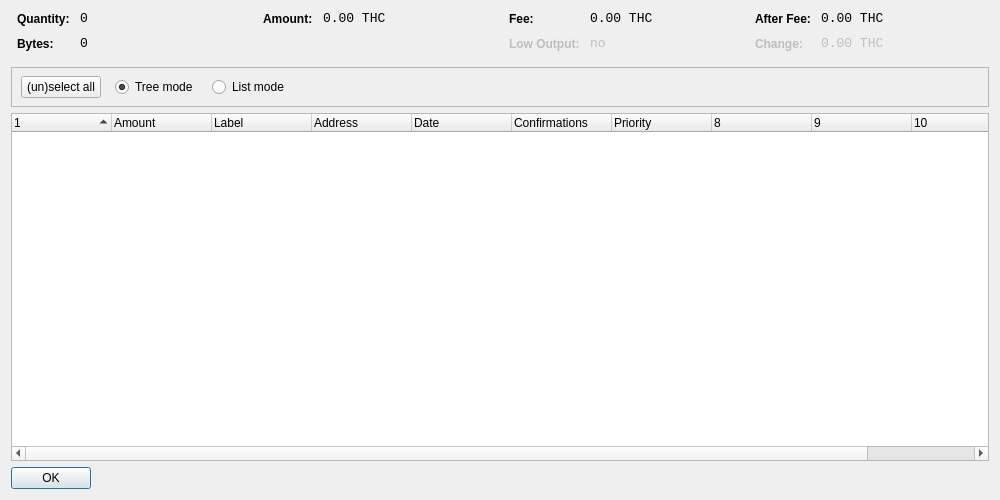
<?xml version="1.0" encoding="UTF-8"?>
<ui version="4.0">
 <class>CoinControlDialog</class>
 <widget class="QDialog" name="CoinControlDialog">
  <property name="geometry">
   <rect>
    <x>0</x>
    <y>0</y>
    <width>1000</width>
    <height>500</height>
   </rect>
  </property>
  <property name="windowTitle">
   <string>Coin Control</string>
  </property>
  <layout class="QVBoxLayout" name="verticalLayout">
   <item>
    <layout class="QHBoxLayout" name="horizontalLayoutTop" stretch="0,0,0,0">
     <property name="topMargin">
      <number>0</number>
     </property>
     <property name="bottomMargin">
      <number>10</number>
     </property>
     <item>
      <layout class="QFormLayout" name="formLayoutCoinControl1">
       <property name="horizontalSpacing">
        <number>10</number>
       </property>
       <property name="verticalSpacing">
        <number>10</number>
       </property>
       <property name="leftMargin">
        <number>6</number>
       </property>
       <property name="rightMargin">
        <number>6</number>
       </property>
       <item row="0" column="0">
        <widget class="QLabel" name="labelCoinControlQuantityText">
         <property name="styleSheet">
          <string notr="true">font-weight:bold;</string>
         </property>
         <property name="text">
          <string>Quantity:</string>
         </property>
        </widget>
       </item>
       <item row="0" column="1">
        <widget class="QLabel" name="labelCoinControlQuantity">
         <property name="font">
          <font>
           <family>Monospace</family>
           <pointsize>10</pointsize>
          </font>
         </property>
         <property name="cursor">
          <cursorShape>IBeamCursor</cursorShape>
         </property>
         <property name="contextMenuPolicy">
          <enum>Qt::ActionsContextMenu</enum>
         </property>
         <property name="text">
          <string notr="true">0</string>
         </property>
         <property name="textInteractionFlags">
          <set>Qt::LinksAccessibleByMouse|Qt::TextSelectableByKeyboard|Qt::TextSelectableByMouse</set>
         </property>
        </widget>
       </item>
       <item row="1" column="0">
        <widget class="QLabel" name="labelCoinControlBytesText">
         <property name="styleSheet">
          <string notr="true">font-weight:bold;</string>
         </property>
         <property name="text">
          <string>Bytes:</string>
         </property>
        </widget>
       </item>
       <item row="1" column="1">
        <widget class="QLabel" name="labelCoinControlBytes">
         <property name="font">
          <font>
           <family>Monospace</family>
           <pointsize>10</pointsize>
          </font>
         </property>
         <property name="cursor">
          <cursorShape>IBeamCursor</cursorShape>
         </property>
         <property name="contextMenuPolicy">
          <enum>Qt::ActionsContextMenu</enum>
         </property>
         <property name="text">
          <string notr="true">0</string>
         </property>
         <property name="textInteractionFlags">
          <set>Qt::LinksAccessibleByMouse|Qt::TextSelectableByKeyboard|Qt::TextSelectableByMouse</set>
         </property>
        </widget>
       </item>
      </layout>
     </item>
     <item>
      <layout class="QFormLayout" name="formLayoutCoinControl2">
       <property name="horizontalSpacing">
        <number>10</number>
       </property>
       <property name="verticalSpacing">
        <number>10</number>
       </property>
       <property name="leftMargin">
        <number>6</number>
       </property>
       <property name="rightMargin">
        <number>6</number>
       </property>
       <item row="0" column="0">
        <widget class="QLabel" name="labelCoinControlAmountText">
         <property name="styleSheet">
          <string notr="true">font-weight:bold;</string>
         </property>
         <property name="text">
          <string>Amount:</string>
         </property>
        </widget>
       </item>
       <item row="0" column="1">
        <widget class="QLabel" name="labelCoinControlAmount">
         <property name="font">
          <font>
           <family>Monospace</family>
           <pointsize>10</pointsize>
          </font>
         </property>
         <property name="cursor">
          <cursorShape>IBeamCursor</cursorShape>
         </property>
         <property name="contextMenuPolicy">
          <enum>Qt::ActionsContextMenu</enum>
         </property>
         <property name="text">
          <string notr="true">0.00 THC</string>
         </property>
         <property name="textInteractionFlags">
          <set>Qt::LinksAccessibleByMouse|Qt::TextSelectableByKeyboard|Qt::TextSelectableByMouse</set>
         </property>
        </widget>
       </item>
      </layout>
     </item>
     <item>
      <layout class="QFormLayout" name="formLayoutCoinControl3">
       <property name="horizontalSpacing">
        <number>10</number>
       </property>
       <property name="verticalSpacing">
        <number>10</number>
       </property>
       <property name="leftMargin">
        <number>6</number>
       </property>
       <property name="rightMargin">
        <number>6</number>
       </property>
       <item row="0" column="0">
        <widget class="QLabel" name="labelCoinControlFeeText">
         <property name="styleSheet">
          <string notr="true">font-weight:bold;</string>
         </property>
         <property name="text">
          <string>Fee:</string>
         </property>
        </widget>
       </item>
       <item row="0" column="1">
        <widget class="QLabel" name="labelCoinControlFee">
         <property name="font">
          <font>
           <family>Monospace</family>
           <pointsize>10</pointsize>
          </font>
         </property>
         <property name="cursor">
          <cursorShape>IBeamCursor</cursorShape>
         </property>
         <property name="contextMenuPolicy">
          <enum>Qt::ActionsContextMenu</enum>
         </property>
         <property name="text">
          <string notr="true">0.00 THC</string>
         </property>
         <property name="textInteractionFlags">
          <set>Qt::LinksAccessibleByMouse|Qt::TextSelectableByKeyboard|Qt::TextSelectableByMouse</set>
         </property>
        </widget>
       </item>
       <item row="1" column="0">
        <widget class="QLabel" name="labelCoinControlLowOutputText">
         <property name="enabled">
          <bool>false</bool>
         </property>
         <property name="styleSheet">
          <string notr="true">font-weight:bold;</string>
         </property>
         <property name="text">
          <string>Low Output:</string>
         </property>
        </widget>
       </item>
       <item row="1" column="1">
        <widget class="QLabel" name="labelCoinControlLowOutput">
         <property name="enabled">
          <bool>false</bool>
         </property>
         <property name="font">
          <font>
           <family>Monospace</family>
           <pointsize>10</pointsize>
          </font>
         </property>
         <property name="cursor">
          <cursorShape>IBeamCursor</cursorShape>
         </property>
         <property name="contextMenuPolicy">
          <enum>Qt::ActionsContextMenu</enum>
         </property>
         <property name="text">
          <string notr="true">no</string>
         </property>
         <property name="textInteractionFlags">
          <set>Qt::LinksAccessibleByMouse|Qt::TextSelectableByKeyboard|Qt::TextSelectableByMouse</set>
         </property>
        </widget>
       </item>
      </layout>
     </item>
     <item>
      <layout class="QFormLayout" name="formLayoutCoinControl4">
       <property name="horizontalSpacing">
        <number>10</number>
       </property>
       <property name="verticalSpacing">
        <number>10</number>
       </property>
       <property name="leftMargin">
        <number>6</number>
       </property>
       <property name="rightMargin">
        <number>6</number>
       </property>
       <item row="0" column="0">
        <widget class="QLabel" name="labelCoinControlAfterFeeText">
         <property name="styleSheet">
          <string notr="true">font-weight:bold;</string>
         </property>
         <property name="text">
          <string>After Fee:</string>
         </property>
        </widget>
       </item>
       <item row="0" column="1">
        <widget class="QLabel" name="labelCoinControlAfterFee">
         <property name="font">
          <font>
           <family>Monospace</family>
           <pointsize>10</pointsize>
          </font>
         </property>
         <property name="cursor">
          <cursorShape>IBeamCursor</cursorShape>
         </property>
         <property name="contextMenuPolicy">
          <enum>Qt::ActionsContextMenu</enum>
         </property>
         <property name="text">
          <string notr="true">0.00 THC</string>
         </property>
         <property name="textInteractionFlags">
          <set>Qt::LinksAccessibleByMouse|Qt::TextSelectableByKeyboard|Qt::TextSelectableByMouse</set>
         </property>
        </widget>
       </item>
       <item row="1" column="0">
        <widget class="QLabel" name="labelCoinControlChangeText">
         <property name="enabled">
          <bool>false</bool>
         </property>
         <property name="styleSheet">
          <string notr="true">font-weight:bold;</string>
         </property>
         <property name="text">
          <string>Change:</string>
         </property>
        </widget>
       </item>
       <item row="1" column="1">
        <widget class="QLabel" name="labelCoinControlChange">
         <property name="enabled">
          <bool>false</bool>
         </property>
         <property name="font">
          <font>
           <family>Monospace</family>
           <pointsize>10</pointsize>
          </font>
         </property>
         <property name="cursor">
          <cursorShape>IBeamCursor</cursorShape>
         </property>
         <property name="contextMenuPolicy">
          <enum>Qt::ActionsContextMenu</enum>
         </property>
         <property name="text">
          <string notr="true">0.00 THC</string>
         </property>
         <property name="textInteractionFlags">
          <set>Qt::LinksAccessibleByMouse|Qt::TextSelectableByKeyboard|Qt::TextSelectableByMouse</set>
         </property>
        </widget>
       </item>
      </layout>
     </item>
    </layout>
   </item>
   <item>
    <widget class="QFrame" name="frame">
     <property name="minimumSize">
      <size>
       <width>0</width>
       <height>40</height>
      </size>
     </property>
     <property name="frameShape">
      <enum>QFrame::StyledPanel</enum>
     </property>
     <property name="frameShadow">
      <enum>QFrame::Sunken</enum>
     </property>
     <widget class="QWidget" name="horizontalLayoutWidget">
      <property name="geometry">
       <rect>
        <x>10</x>
        <y>0</y>
        <width>781</width>
        <height>41</height>
       </rect>
      </property>
      <layout class="QHBoxLayout" name="horizontalLayoutPanel" stretch="0,0,0,0,0">
       <property name="spacing">
        <number>14</number>
       </property>
       <item>
        <widget class="QPushButton" name="pushButtonSelectAll">
         <property name="sizePolicy">
          <sizepolicy hsizetype="Maximum" vsizetype="Fixed">
           <horstretch>0</horstretch>
           <verstretch>0</verstretch>
          </sizepolicy>
         </property>
         <property name="text">
          <string>(un)select all</string>
         </property>
        </widget>
       </item>
       <item>
        <widget class="QRadioButton" name="radioTreeMode">
         <property name="sizePolicy">
          <sizepolicy hsizetype="Maximum" vsizetype="Fixed">
           <horstretch>0</horstretch>
           <verstretch>0</verstretch>
          </sizepolicy>
         </property>
         <property name="text">
          <string>Tree mode</string>
         </property>
         <property name="checked">
          <bool>true</bool>
         </property>
        </widget>
       </item>
       <item>
        <widget class="QRadioButton" name="radioListMode">
         <property name="sizePolicy">
          <sizepolicy hsizetype="Maximum" vsizetype="Fixed">
           <horstretch>0</horstretch>
           <verstretch>0</verstretch>
          </sizepolicy>
         </property>
         <property name="text">
          <string>List mode</string>
         </property>
        </widget>
       </item>
       <item>
        <spacer name="horizontalSpacer">
         <property name="orientation">
          <enum>Qt::Horizontal</enum>
         </property>
         <property name="sizeHint" stdset="0">
          <size>
           <width>40</width>
           <height>20</height>
          </size>
         </property>
        </spacer>
       </item>
      </layout>
     </widget>
    </widget>
   </item>
   <item>
    <widget class="CoinControlTreeWidget" name="treeWidget">
     <property name="contextMenuPolicy">
      <enum>Qt::CustomContextMenu</enum>
     </property>
     <property name="sortingEnabled">
      <bool>false</bool>
     </property>
     <property name="columnCount">
      <number>11</number>
     </property>
     <attribute name="headerShowSortIndicator" stdset="0">
      <bool>true</bool>
     </attribute>
     <attribute name="headerStretchLastSection">
      <bool>false</bool>
     </attribute>
     <column>
      <property name="text">
       <string/>
      </property>
     </column>
     <column>
      <property name="text">
       <string>Amount</string>
      </property>
     </column>
     <column>
      <property name="text">
       <string>Label</string>
      </property>
     </column>
     <column>
      <property name="text">
       <string>Address</string>
      </property>
     </column>
     <column>
      <property name="text">
       <string>Date</string>
      </property>
     </column>
     <column>
      <property name="text">
       <string>Confirmations</string>
      </property>
      <property name="toolTip">
       <string>Confirmed</string>
      </property>
     </column>
     <column>
      <property name="text">
       <string>Priority</string>
      </property>
     </column>
     <column>
      <property name="text">
       <string/>
      </property>
     </column>
     <column>
      <property name="text">
       <string/>
      </property>
     </column>
     <column>
      <property name="text">
       <string/>
      </property>
     </column>
     <column>
      <property name="text">
       <string/>
      </property>
     </column>
    </widget>
   </item>
   <item>
    <widget class="QDialogButtonBox" name="buttonBox">
     <property name="sizePolicy">
      <sizepolicy hsizetype="Maximum" vsizetype="Fixed">
       <horstretch>0</horstretch>
       <verstretch>0</verstretch>
      </sizepolicy>
     </property>
     <property name="orientation">
      <enum>Qt::Horizontal</enum>
     </property>
     <property name="standardButtons">
      <set>QDialogButtonBox::Ok</set>
     </property>
    </widget>
   </item>
  </layout>
 </widget>
 <customwidgets>
  <customwidget>
   <class>CoinControlTreeWidget</class>
   <extends>QTreeWidget</extends>
   <header>coincontroltreewidget.h</header>
  </customwidget>
 </customwidgets>
 <resources/>
 <connections/>
</ui>
